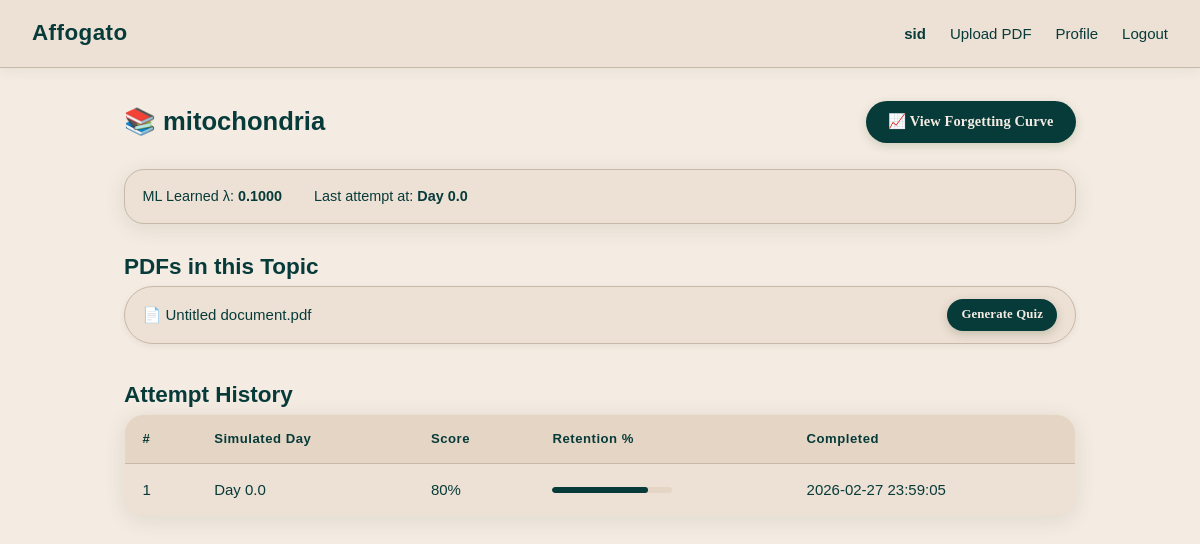
Page /topic/mitochondria (signed in) on the earlier database version.
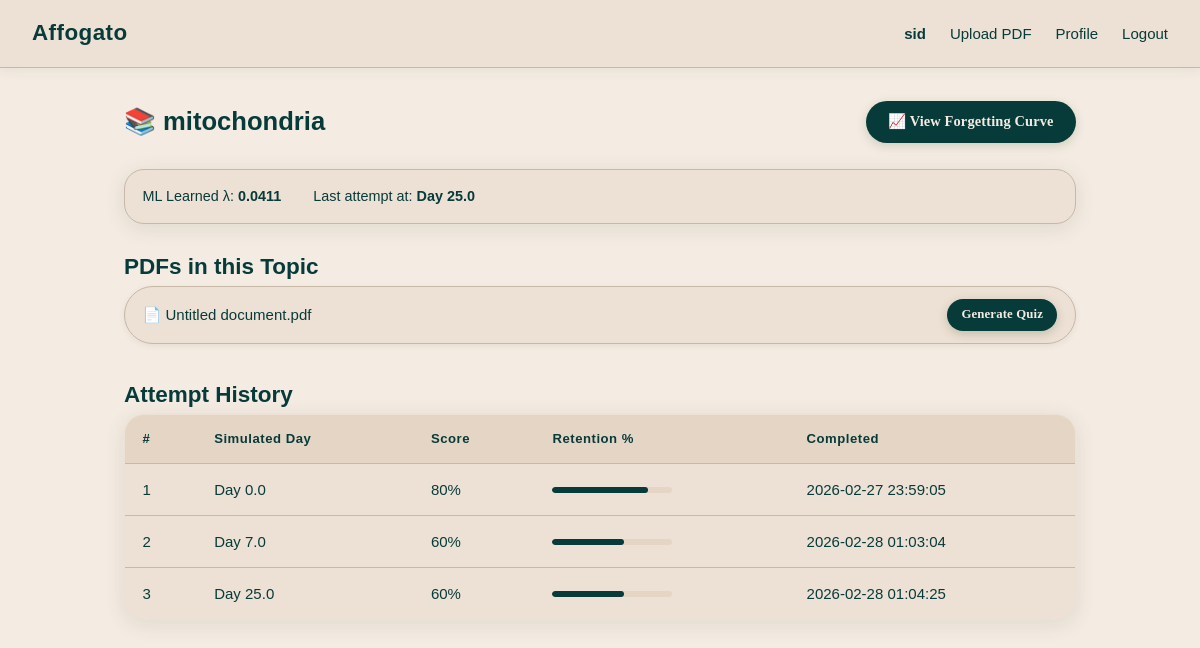
Same page on the later database version.
### tables this page shows
CREATE TABLE learned_params (
            id INTEGER PRIMARY KEY AUTOINCREMENT,
            user_id INTEGER NOT NULL REFERENCES users(id),
            topic TEXT NOT NULL,
            learned_lambda REAL NOT NULL DEFAULT 0.1,
            learned_r0_boost REAL NOT NULL DEFAULT 0.0,
            updated_at TIMESTAMP DEFAULT CURRENT_TIMESTAMP,
            UNIQUE(user_id, topic)
        );

CREATE TABLE pdfs (
            id INTEGER PRIMARY KEY AUTOINCREMENT,
            user_id INTEGER NOT NULL REFERENCES users(id),
            topic TEXT NOT NULL,
            filename TEXT NOT NULL,
            content BLOB NOT NULL,
            extracted_text TEXT,
            uploaded_at TIMESTAMP DEFAULT CURRENT_TIMESTAMP
        );

CREATE TABLE attempts (
            id INTEGER PRIMARY KEY AUTOINCREMENT,
            quiz_id INTEGER NOT NULL REFERENCES quizzes(id),
            user_id INTEGER NOT NULL REFERENCES users(id),
            topic TEXT NOT NULL,
            simulated_time_days REAL NOT NULL,
            score_pct REAL NOT NULL,
            completed_at TIMESTAMP DEFAULT CURRENT_TIMESTAMP
        );

### routes/quiz_routes.py (the view)
@quiz_bp.route("/topic/<topic>")
@login_required
def topic_view(topic: str):
    db = get_db()
    user_id = session["user_id"]
    pdfs = [p for p in get_user_pdfs(db, user_id) if p["topic"] == topic]
    attempts = db.execute("""
        SELECT a.id, a.simulated_time_days, a.score_pct, a.completed_at,
               q.id as quiz_id
        FROM attempts a
        JOIN quizzes q ON a.quiz_id = q.id
        WHERE a.user_id = ? AND a.topic = ?
        ORDER BY a.simulated_time_days ASC
    """, (user_id, topic)).fetchall()
    last_time = get_last_attempt_time(db, user_id, topic)
    learned = get_learned_params(db, user_id, topic)
    return render_template("topic_view.html",
                           topic=topic,
                           pdfs=pdfs,
                           attempts=[dict(a) for a in attempts],
                           last_time=last_time,
                           learned_lambda=learned["learned_lambda"],
                           username=session["username"])

### database/db.py (called while the page is built)
def get_db():
    if "db" not in g:
        g.db = sqlite3.connect(
            DATABASE,
        )
        g.db.row_factory = sqlite3.Row  # Allows dict-like row access
    return g.db

### routes/pdf_routes.py (called while the page is built)
def login_required(f):
    @wraps(f)
    def decorated(*args, **kwargs):
        if "user_id" not in session:
            return redirect(url_for("auth.login"))
        return f(*args, **kwargs)
    return decorated

### services/learning_service.py (called while the page is built)
def get_learned_params(db, user_id: int, topic: str) -> Dict:
    if not user_id or not topic:
        return {
            "learned_lambda": BASELINE_LAMBDA,
            "learned_r0_boost": 0.0
        }
    row = db.execute("""
        SELECT learned_lambda, learned_r0_boost
        FROM learned_params
        WHERE user_id = ? AND topic = ?
    """, (user_id, topic)).fetchone()
    if row:
        return {
            "learned_lambda": row["learned_lambda"],
            "learned_r0_boost": row["learned_r0_boost"]
        }
    return {
        "learned_lambda": BASELINE_LAMBDA,
        "learned_r0_boost": 0.0
    }

### services/pdf_service.py (called while the page is built)
def get_user_pdfs(db, user_id: int):
    if not user_id:
        return []
    rows = db.execute("""
        SELECT id, topic, filename, uploaded_at
        FROM pdfs
        WHERE user_id = ?
        ORDER BY uploaded_at DESC
    """, (user_id,)).fetchall()
    return [dict(row) for row in rows]

### services/time_simulation_service.py (called while the page is built)
def get_last_attempt_time(db, user_id: int, topic: str) -> Optional[float]:
    row = db.execute("""
        SELECT MAX(simulated_time_days) as last_t
        FROM attempts
        WHERE user_id = ? AND topic = ?
    """, (user_id, topic)).fetchone()
    if row and row["last_t"] is not None:
        return float(row["last_t"])
    return None

### templates/topic_view.html (shortened to what this page needs)
{% extends "base.html" %}
{% block content %}
<div class="page-header">
    <h1>📚 {{ topic }}</h1>
    <a href="{{ url_for('curve.curve_view', topic=topic) }}" class="btn btn-accent">📈 View Forgetting Curve</a>
</div>
<div class="info-bar">
    <span>ML Learned λ: <strong>{{ "%.4f"|format(learned_lambda) }}</strong></span>
    {% if last_time is not none %}
    <span>Last attempt at: <strong>Day {{ last_time }}</strong></span>
    {% endif %}
</div>
<h2>PDFs in this Topic</h2>
{% if pdfs %}
<div class="pdf-list">
    {% for pdf in pdfs %}
    <div class="pdf-item">
        <span>📄 {{ pdf.filename }}</span>
        <a href="{{ url_for('quiz.generate', pdf_id=pdf.id) }}" class="btn btn-primary btn-sm">Generate Quiz</a>
    </div>
    {% endfor %}
</div>
{% else %}
<p>No PDFs uploaded for this topic. <a href="{{ url_for('pdf.upload') }}">Upload one.</a></p>
{% endif %}
<h2>Attempt History</h2>
{% if attempts %}
<table class="data-table">
    <thead>
        <tr>
            <th>#</th>
            <th>Simulated Day</th>
            <th>Score</th>
            <th>Retention %</th>
            <th>Completed</th>
        </tr>
    </thead>
    <tbody>
    {% for a in attempts %}
    <tr>
        <td>{{ loop.index }}</td>
        <td>Day {{ a.simulated_time_days }}</td>
        <td>{{ "%.0f"|format(a.score_pct * 100) }}%</td>
        <td>
            <div class="progress-bar">
                <div class="progress-fill" style="width: {{ a.score_pct * 100 }}%"></div>
            </div>
        </td>
        <td>{{ a.completed_at | string | truncate(16, True, '') }}</td>
    </tr>
    {% endfor %}
    </tbody>
</table>
{% else %}
<div class="empty-state">
    <p>No attempts yet. Generate a quiz to start tracking your memory!</p>
</div>
{% endif %}
{% endblock %}

### templates/base.html (shortened to what this page needs)
<!DOCTYPE html>
<html lang="en">
<head>
    <link rel="stylesheet" href="{{ url_for('static', filename='css/style.css') }}">
</head>
<body>
    <nav class="navbar">
        <a href="{{ url_for('pdf.dashboard') }}" class="nav-brand">Affogato</a>
        {% if session.get('username') %}
        <div class="nav-links">
            <span class="nav-user">{{ session.username }}</span>
            <a href="{{ url_for('pdf.upload') }}">Upload PDF</a>
            <a href="{{ url_for('profile.profile') }}">Profile</a>
            <a href="{{ url_for('auth.logout') }}">Logout</a>
        </div>
        {% endif %}
    </nav>
    <div class="container">
        {% block content %}{% endblock %}
    </div>
</body>
</html>

### static/css/style.css (style rules this page uses)
:root { --bg: #F4EBE2; --surface: #EDE0D4; --surface2: #E5D5C5; --border: #C8B8A8; --text: #073B3A; --text-muted: #073B3A; --primary: #073B3A; --primary-hover: #073B3A; --accent: #073B3A; --danger: #A0442A; --warning: #8B6914; --success: #073B3A; --radius: 20px; --shadow: 0 4px 20px rgba(64,92,54,0.12); }
* { box-sizing: border-box; margin: 0; padding: 0; }
body { background: var(--bg); color: var(--text); font-family: Arial, sans-serif; font-size: 15px; line-height: 1.7; min-height: 100vh; }
.navbar { background: var(--surface); border-bottom: 1px solid var(--border); padding: 0.9rem 2rem; display: flex; align-items: center; justify-content: space-between; position: sticky; top: 0; z-index: 100; box-shadow: 0 2px 12px rgba(64,92,54,0.08); }
.nav-brand { font-size: 1.4rem; font-weight: 700; color: var(--primary); text-decoration: none; letter-spacing: 0.02em; }
.nav-links { display: flex; gap: 1.5rem; align-items: center; }
.nav-links a { color: var(--text-muted); text-decoration: none; transition: color 0.2s; }
.nav-user { color: var(--accent); font-weight: 700; }
.container { max-width: 1000px; margin: 0 auto; padding: 2rem 1.5rem; }
.btn { display: inline-block; padding: 0.55rem 1.4rem; border-radius: 30px; font-size: 0.9rem; font-weight: 600; cursor: pointer; border: none; text-decoration: none; transition: all 0.2s; font-family: 'Lucida Handwriting', 'Lucida Calligraphy', cursive; letter-spacing: 0.01em; }
.btn-primary { background: var(--primary); color: #F4EBE2; box-shadow: 0 3px 10px rgba(64,92,54,0.25); }
.btn-accent { background: var(--accent); color: #F4EBE2; font-weight: 700; box-shadow: 0 3px 10px rgba(92,122,74,0.25); }
.btn-sm { padding: 0.3rem 0.9rem; font-size: 0.8rem; }
.page-header { display: flex; justify-content: space-between; align-items: center; margin-bottom: 1.6rem; flex-wrap: wrap; gap: 0.8rem; }
.page-header h1 { font-size: 1.6rem; color: var(--primary); }
.data-table { width: 100%; border-collapse: collapse; background: var(--surface); border-radius: var(--radius); overflow: hidden; border: 1px solid var(--border); box-shadow: var(--shadow); }
.data-table th, .data-table td { padding: 0.8rem 1.1rem; text-align: left; border-bottom: 1px solid var(--border); }
.data-table th { background: var(--surface2); color: var(--text-muted); font-size: 0.82rem; letter-spacing: 0.04em; }
.progress-bar { height: 6px; background: var(--surface2); border-radius: 3px; width: 120px; overflow: hidden; }
.progress-fill { height: 100%; background: var(--primary); border-radius: 3px; transition: width 0.4s; }
.info-bar { display: flex; gap: 2rem; padding: 0.9rem 1.1rem; background: var(--surface); border-radius: var(--radius); border: 1px solid var(--border); margin-bottom: 1.5rem; font-size: 0.9rem; color: var(--text-muted); box-shadow: var(--shadow); }
.info-bar strong { color: var(--primary); }
.pdf-list { display: flex; flex-direction: column; gap: 0.6rem; margin-bottom: 2rem; }
.pdf-item { display: flex; justify-content: space-between; align-items: center; padding: 0.75rem 1.1rem; background: var(--surface); border: 1px solid var(--border); border-radius: 30px; box-shadow: 0 2px 6px rgba(64,92,54,0.08); }

Differences in the rows shown:
changed learned_params: learned_lambda "0.1000" → "0.0411"
added attempts: simulated_time_days "7.0", a.score_pct*100 "60", completed_at "2026-02-28 01:03:04"
added attempts: simulated_time_days "25.0", a.score_pct*100 "60", completed_at "2026-02-28 01:04:25"
Other differences:
{{ last_time }}: "0.0" → "25.0"
